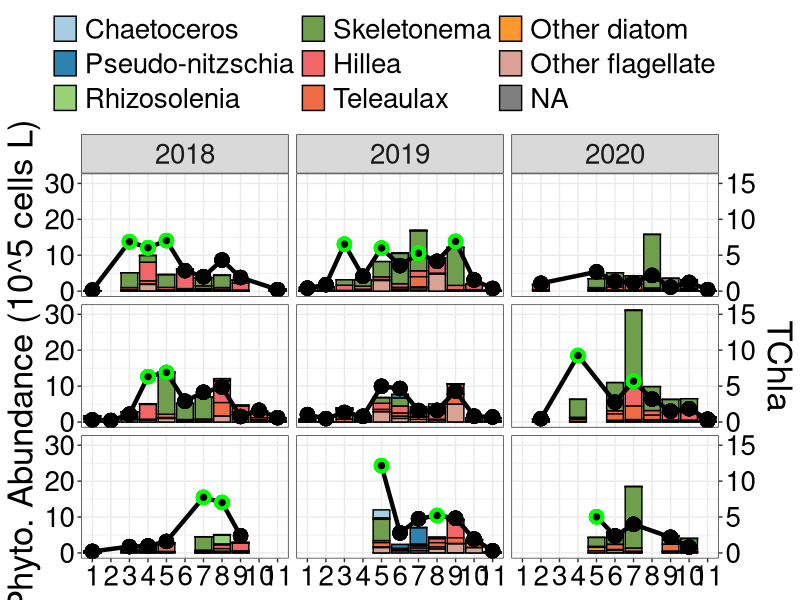
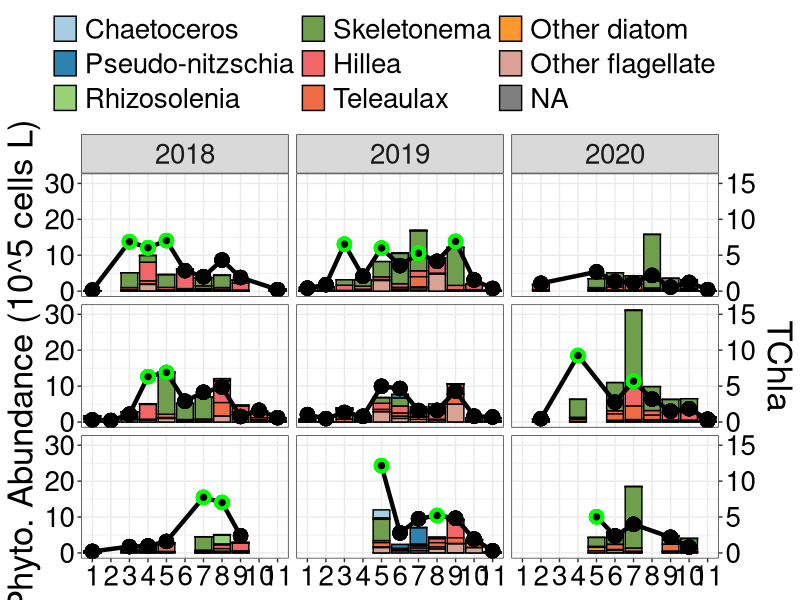

R code for these plots, in order:
## ---- chunk 1
#Upload packages
library(tidyverse)
library(readxl)
library(here)
library(patchwork)
library(RColorBrewer)
library(ggpubr)
library(broom)

## ---- chunk 2
#Upload data from my master data standardization sheet
micro <- read_csv(here("outputs", "micro_all_2022-11-25.csv")) 

#Uploading chl data that has been converted to TChla
chl <- read_csv(here("outputs", "tchla_calibration_2022-11-15.csv"))

## ---- chunk 3
#Remove QU39
micro <- micro %>% 
  filter(!site_id == "QU39")

micro <- micro %>% 
  filter(!scientificName == "Cyanobacteria")


## ---- chunk 4
#Add year column
micro <- micro %>% 
  mutate(year = lubridate::year(date),
         month = lubridate::month(date)) %>% 
  relocate(year, .after = date) %>% 
  relocate(month, .after = year)


test <- micro %>% 
  filter(site_id == "QCS01") %>% 
  distinct(date)


micro <- micro %>%  
  mutate(month_surv = lubridate::month(date),
         month_surv = case_when(date == "2019-08-29" ~ 9,
                                date == "2019-08-31" ~ 9,
                                date == "2019-11-27" ~ 12,
                             TRUE ~ as.numeric (month_surv)))
## ---- chunk 5
# Changing site_id to location 
micro <- micro %>% 
    mutate(location = case_when(site_id == "DFO2" ~ "F",
                              site_id == "KC10" ~ "C",
                              site_id == "QCS01" ~ "S",
                              TRUE ~ as.character(site_id))) %>% 
  relocate(location, .after = site_id)

chl <- chl %>% 
    mutate(location = case_when(site_id == "DFO2" ~ "F",
                              site_id == "KC10" ~ "C",
                              site_id == "QCS01" ~ "S",
                              TRUE ~ as.character(site_id))) %>% 
  relocate(location, .after = site_id)
## ---- chunk 6
micro_all <- micro 

#Order locations from fjord to shelf
order_loc <- c("F", "C", "S")

#Chemtax - Specify order of phyto groups for figures
micro_all <- arrange(mutate(micro_all,
                         location = factor(location, levels = order_loc)))


micro_all <- micro_all %>% 
  filter(trophicStatus == "auto")
#I want to look at species that never contribute to more than a certain percentage to the total biomass
## ---- chunk 7
test2 <- micro_all %>% 
  filter(is.na(genus)) %>% 
  distinct(scientificName, .keep_all = T)
## ---- chunk 8
micro_all_1 <- micro_all %>%
  group_by(date, location, genus) %>%
  mutate(genus_sum = sum(count)) %>%
  ungroup() %>%
  distinct(date, site_id, genus, genus_sum, .keep_all = T)


micro_all_2 <- micro_all_1 %>% 
  group_by(date, site_id) %>% 
  mutate(genus_all_sum = sum(genus_sum)) %>% 
  ungroup() %>% 
  mutate(perc = genus_sum/genus_all_sum)

micro_all_3 <- micro_all_2 %>%
  group_by(genus) %>%
  mutate(max = max(perc)) %>%
  ungroup()

test3 <- micro_all_3 %>% 
  filter(max < 0.25) %>% 
  distinct(genus, class, .keep_all = TRUE)

test4 <- micro_all_3 %>% 
  filter(max > 0.25) %>% 
  distinct(genus, class, .keep_all = TRUE)
## ---- chunk 9
#Make a total diatom sum column for each date and then divide each species count by the total to derive a relative contribution
# micro_all <- micro_all %>% 
#   group_by(date, location) %>% 
#   mutate(sum_count = sum(species_sum)) %>% 
#   ungroup() %>% 
#   mutate(perc = species_sum/sum_count)

#Make a column showing the max contribution for each species
# micro_all <- micro_all %>% 
#   group_by(scientificName) %>% 
#   mutate(max = max(perc),
#          max_abund = max(species_sum)) %>% 
#   ungroup()
## ---- chunk 10

micro_all_4 <- micro_all_3 %>% 
  mutate(genus = case_when(order == "Biddulphiales" ~ "Biddulphiales",
                           class == "Dinophyceae" ~ "Dinophyceae",
                              TRUE ~ as.character(genus))) 
## ---- chunk 11
micro_all_gt10_perc <- micro_all_4 %>% 
  mutate(genus2 = ifelse(max < 0.40 & group == "Bacillariophyta",
                                  "Other diatom", genus)) %>% 
  mutate(genus2 = ifelse(max < 0.40 & !group == "Bacillariophyta",
                                  "Other flagellate", genus2))
## ---- chunk 12
test6 <- micro_all_gt10_perc %>% 
  filter(max > 0.25) %>% 
  distinct(genus, class, .keep_all = TRUE)
## ---- chunk 13
micro_all_gt10_perc2 <- micro_all_gt10_perc %>% 
  group_by(date, month_surv, location, genus2) %>% 
  summarise(species_sum = sum(species_sum)) %>% 
  ungroup()
## ---- chunk 14
micro_all_c <- micro_all_gt10_perc2  

colourCount_c = length(unique(micro_all_c$genus2))
getPalette_c = colorRampPalette(brewer.pal(12, "Paired"))
## ---- chunk 15
spec_dist <- micro_all_c %>% 
  distinct(genus2)

#25%
spec_ord <- c("Chaetoceros",
              "Pseudo-nitzschia",
              "Rhizosolenia",
              "Skeletonema",
              "Thalassiosira",
              "Olisthodiscus",
              "Hillea",
              "Teleaulax",
              "Phaeocystis",
              "Other diatom",
              "Other flagellate",
              "NA")
              
              
  
  
  


#20%
# spec_ord <- c("Biddulphiales",
#               "Chaetoceros cinctus",
#               "Chaetoceros tenuissimus",
#               "Pseudo-nitzschia seriata",
#               "Rhizosolenia setigera",
#               "Skeletonema marinoi small",
#               "Skeletonema marinoi large",
#               "Olisthodiscus",
#               "Hillea",
#               "Teleaulax",
#               "Phaeocystis pouchetii",
#               "Pyramimonas orientalis",
#               "Other")

#10%
# spec_ord <- c("Biddulphiales",
#               "Chaetoceros cinctus",
#               "Chaetoceros tenuissimus",
#               "Pseudo-nitzschia",
#               
#               "Rhizosolenia setigera",
#               "Skeletonema marinoi large",
#               "Skeletonema marinoi small",
#               "Thalassiosira nordenskioeldii",
#               "Thalassiosira pacifica",
#               "Olisthodiscus",
#               "Hillea",
#               "Teleaulax",
#               "Pterosperma",
#               "Pyramimonas orientalis",
#               "Phaeocystis pouchetii")

micro_all_c <- arrange(mutate(micro_all_c,
                         genus2 = factor(genus2,
                                                 levels = spec_ord)))
## ---- chunk 16
micro_all_chl <- micro_all_c %>% 
  left_join(chl)

micro_all_chl <- arrange(mutate(micro_all_chl,
                         location = factor(location, levels = order_loc)))
## ---- chunk 17
coeff <- 2

micro_all_chl %>%   
  mutate(year = lubridate::year(date)) %>% 
  ggplot() + 
  geom_bar(aes(x = as.factor(month_surv), y = species_sum/100000, 
           fill = genus2), stat = "identity", position = "stack",
           color = "black") +
  scale_fill_manual(values = getPalette_c(colourCount_c)) +
  geom_line(aes(x = month_surv, y = tchla*coeff), size = 1.5) +
  geom_point(aes(x = month_surv, y = tchla*coeff, 
                 color = ifelse(tchla < 5, "Fail", "Pass")), size = 2.5, pch = 21,
             stroke = 2, fill = "black") +
  scale_y_continuous(name = "Phyto. Abundance (10^5 cells L)",
                     sec.axis = sec_axis(~ . /coeff, name = "TChla")) +
  scale_color_manual(values = c("black", "green"))+
  facet_grid(location ~ year) +
  theme_bw() +
  theme(text = element_text(size = 25),
        axis.title.x = element_blank(),
        # axis.text.y = element_blank(),
        axis.text = element_text(colour = "black"),
        legend.position = "top",
        legend.direction = "horizontal",
        legend.title = element_blank(),
        strip.background.y = element_blank(),
        strip.text.y = element_blank()) +
  guides(fill = guide_legend(ncol = 4),
         color = "none")

ggsave(here("figures_species_timeseries", "test.png"),
       width = 16, height = 10, dpi = 300)
